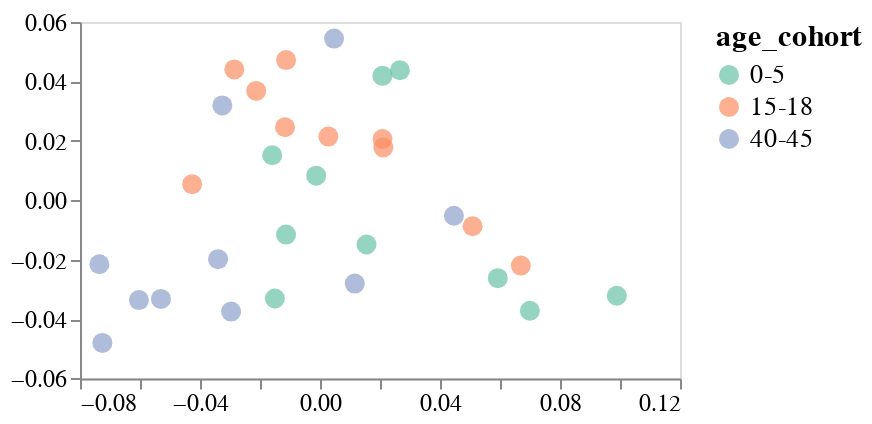

The cell this chart's notebook holds for it:
### Code cell
# calculate aspect ratio for plotting
x_range = site_sum_pca['x'].max() - site_sum_pca['x'].min()
y_range = site_sum_pca['y'].max() - site_sum_pca['y'].min()
aspect_ratio = x_range / y_range

# visualize with altair
pca_plot = (
    alt.Chart(site_sum_pca)
    .encode(
        x=alt.X("x",
                scale=alt.Scale(padding=5),
               ),
        y=alt.Y("y",
                scale=alt.Scale(padding=5),
               ),
        tooltip=['serum', 'age_cohort'],
        color=alt.Color('age_cohort:N'
                       ).scale(scheme='set2'),
        detail='serum',
    )
    .mark_circle(size=100, opacity=0.7)
    .properties(width=300, height=300 / aspect_ratio)
    .configure_axis(
        grid=False,
        title=None,
        labelFontSize=12
    )
    .configure_legend(
        titleFontSize=15,
        labelFontSize=13
    )
)

pca_plot

### Figure 1 — Vega-Lite specification as saved in the notebook (floating-point values rounded to 4 significant figures)
{"config": {"view": {"continuousWidth": 300, "continuousHeight": 300}, "axis": {"grid": false, "labelFontSize": 12, "title": null}, "legend": {"labelFontSize": 13, "titleFontSize": 15}}, "data": {"name": "data-3be18aa7f9cc3fe3a99ecd050c63e7a3"}, "mark": {"type": "circle", "opacity": 0.7, "size": 100}, "encoding": {"color": {"field": "age_cohort", "scale": {"scheme": "set2"}, "type": "nominal"}, "detail": {"field": "serum", "type": "nominal"}, "tooltip": [{"field": "serum", "type": "nominal"}, {"field": "age_cohort", "type": "nominal"}], "x": {"field": "x", "scale": {"padding": 5}, "type": "quantitative"}, "y": {"field": "y", "scale": {"padding": 5}, "type": "quantitative"}}, "height": 178.2, "width": 300, "$schema": "https://vega.github.io/schema/vega-lite/v5.8.0.json", "datasets": {"data-3be18aa7f9cc3fe3a99ecd050c63e7a3": [{"x": 0.01159, "y": -0.02808, "serum": "150C", "age_cohort": "40-45"}, {"x": -0.06036, "y": -0.03362, "serum": "18C", "age_cohort": "40-45"}, {"x": -0.03398, "y": -0.01984, "serum": "197C", "age_cohort": "40-45"}, {"x": -0.05302, "y": -0.03324, "serum": "199C", "age_cohort": "40-45"}, {"x": -0.07254, "y": -0.04805, "serum": "210C", "age_cohort": "40-45"}, {"x": 0.004686, "y": 0.05441, "serum": "215C", "age_cohort": "40-45"}, {"x": 0.05926, "y": -0.02625, "serum": "2323", "age_cohort": "0-5"}, {"x": -0.02127, "y": 0.0368, "serum": "2343", "age_cohort": "15-18"}, {"x": 0.002795, "y": 0.02141, "serum": "2350", "age_cohort": "15-18"}, {"x": 0.02084, "y": 0.02062, "serum": "2365", "age_cohort": "15-18"}, {"x": 0.09894, "y": -0.03217, "serum": "2367", "age_cohort": "0-5"}, {"x": 0.0211, "y": 0.01774, "serum": "2380", "age_cohort": "15-18"}, {"x": -0.01167, "y": 0.02457, "serum": "2382", "age_cohort": "15-18"}, {"x": 0.02663, "y": 0.04374, "serum": "2388", "age_cohort": "0-5"}, {"x": 0.01551, "y": -0.01489, "serum": "2389", "age_cohort": "0-5"}, {"x": -0.01503, "y": -0.0331, "serum": "2462", "age_cohort": "0-5"}, {"x": 0.02081, "y": 0.04188, "serum": "2463", "age_cohort": "0-5"}, {"x": -0.02964, "y": -0.03749, "serum": "33C", "age_cohort": "40-45"}, {"x": 0.04464, "y": -0.005234, "serum": "34C", "age_cohort": "40-45"}, {"x": -0.04262, "y": 0.005409, "serum": "3856", "age_cohort": "15-18"}, {"x": -0.0113, "y": 0.04717, "serum": "3857", "age_cohort": "15-18"}, {"x": -0.02855, "y": 0.04405, "serum": "3862", "age_cohort": "15-18"}, {"x": 0.05086, "y": -0.008778, "serum": "3866", "age_cohort": "15-18"}, {"x": 0.06694, "y": -0.022, "serum": "3895", "age_cohort": "15-18"}, {"x": 0.06996, "y": -0.03721, "serum": "3944", "age_cohort": "0-5"}, {"x": -0.01592, "y": 0.01513, "serum": "3973", "age_cohort": "0-5"}, {"x": -0.001261, "y": 0.008253, "serum": "4299", "age_cohort": "0-5"}, {"x": -0.01132, "y": -0.01157, "serum": "4584", "age_cohort": "0-5"}, {"x": -0.03255, "y": 0.03193, "serum": "68C", "age_cohort": "40-45"}, {"x": -0.07354, "y": -0.02156, "serum": "74C", "age_cohort": "40-45"}]}}
